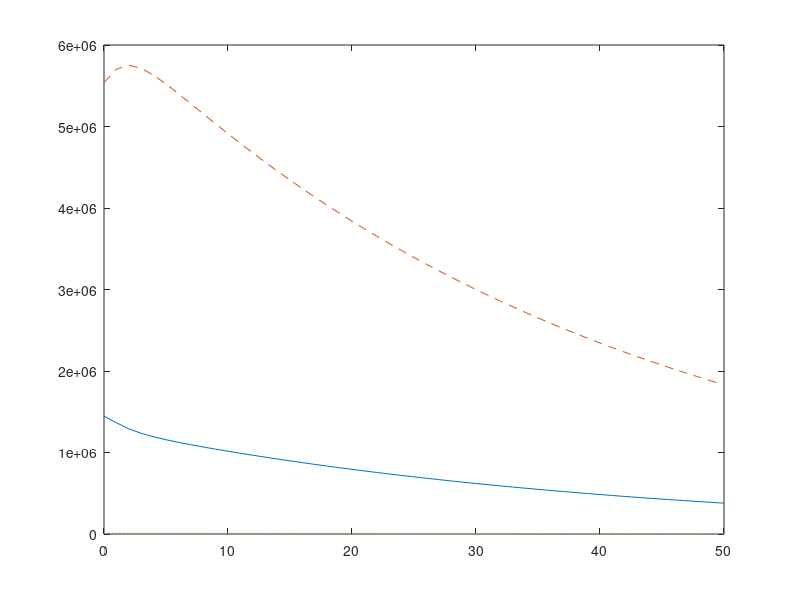

Recreate this plot in MATLAB.
%  Years taken into consideration for the projection
years = 50;

% Creation of three zero row vectors based on loggerhead turtle's life stages
hatchling = zeros(1, years+1);
youth = zeros(1,years+1);
adult = zeros(1, years+1);

%Initialize the defined row vectors with initial values
hatchling(1) = 1445570;
youth (1) = 5536790;
adult(1) = 17640;

%For loop to predict calculate the future projection of each stage upto the
%Number of years entered by the user
for i = 1:years
    hatchling(i+1) = (77.4*adult(i));
    youth(i+1) = (1*hatchling(i)) + (0.769*youth(i));
    adult(i+1) = (0.000434*youth(i)) + (0.809*adult(i));
end

%Plotting the predicted evolution of each stages on single axis
plot(0:years, hatchling, 0:years, youth,'--', 0:years, adult,':')
